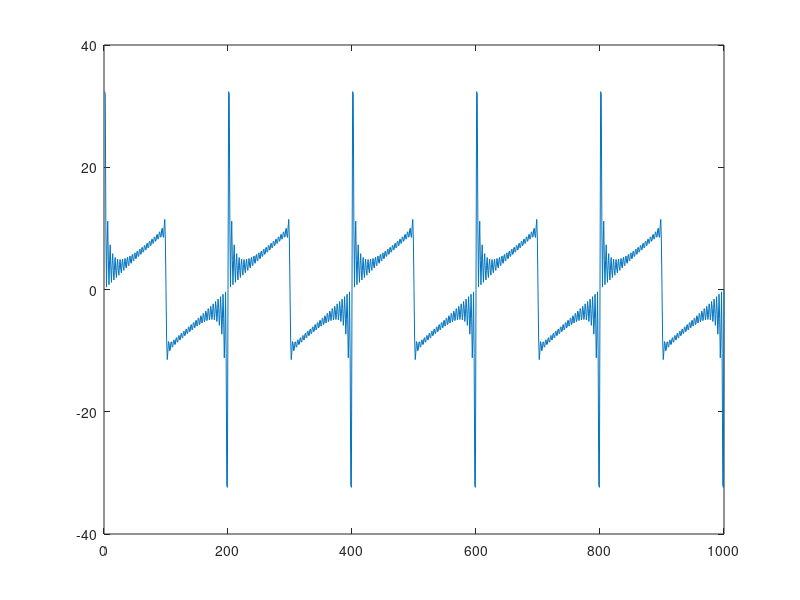

Write the MATLAB code that produced this figure.
clear();
clf();

maxFreq = 50;
T = 1;
M = 200;
w = 2*pi;

A = 1:maxFreq;
B = 1:maxFreq;
x = 1:M;

for i = 1:maxFreq
    if(true)
        A(i) = sin(0.5*i*w)/i*w - sin(i*w);
        B(i) = -cos(0.5*i*w)/i*w + cos(i*w);
    else
        A(i) = 0;
        B(i) = 0;
        if(mod(i, 2) == 1)
            B(i) = 2 / i;
        end
    end
end;

for t = 1:M*5
    x(t) = 0;
    for k = 1:maxFreq
%        x(t) = x(t) + A(k) * cos(k*w*t/M) + B(k) * sin(k*w*t/M);
        
        x(t) = x(t) + B(k) * sin(k*w*t/M);
    end;
end;


plot(x);